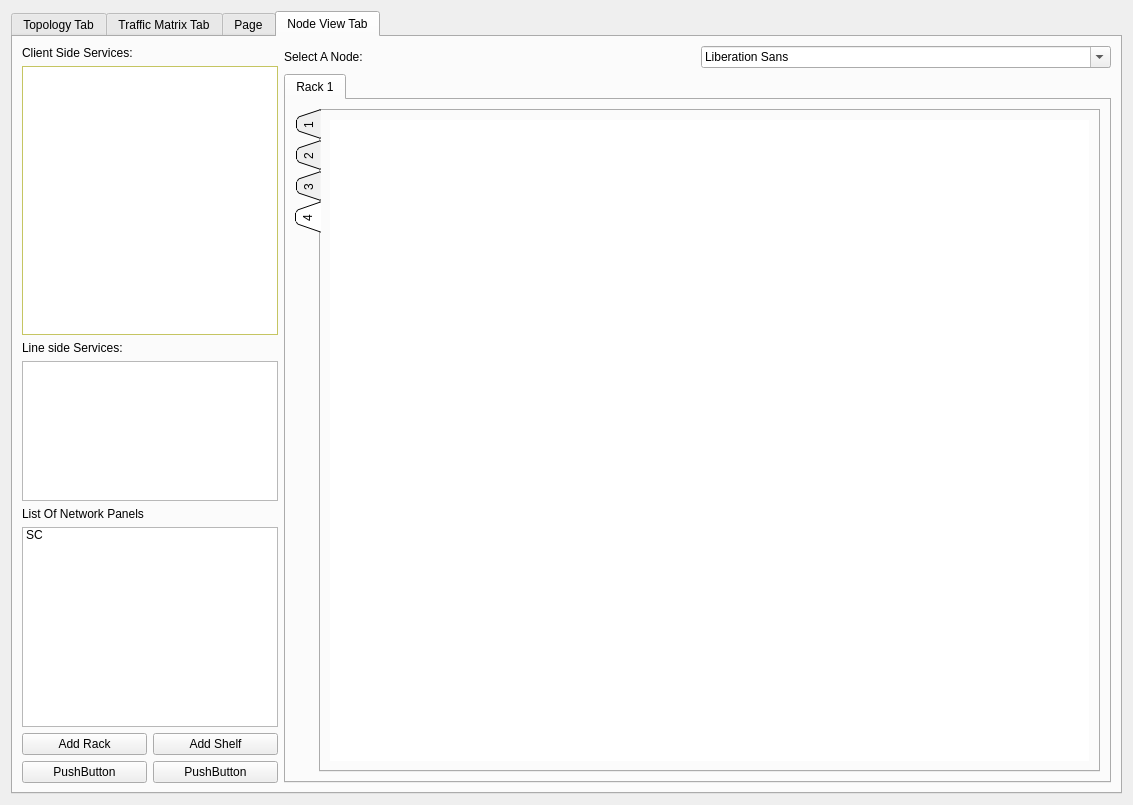
<?xml version="1.0" encoding="UTF-8"?>
<ui version="4.0">
 <class>MainWindow</class>
 <widget class="QWidget" name="MainWindow">
  <property name="geometry">
   <rect>
    <x>0</x>
    <y>0</y>
    <width>1133</width>
    <height>805</height>
   </rect>
  </property>
  <property name="windowTitle">
   <string>Form</string>
  </property>
  <layout class="QGridLayout" name="gridLayout">
   <item row="0" column="0">
    <layout class="QGridLayout" name="gridLayout_2">
     <item row="0" column="0">
      <widget class="QTabWidget" name="tabWidget">
       <property name="currentIndex">
        <number>3</number>
       </property>
       <widget class="QWidget" name="TopologyTab">
        <attribute name="title">
         <string>Topology Tab</string>
        </attribute>
        <layout class="QGridLayout" name="gridLayout_3">
         <item row="0" column="3">
          <widget class="QPushButton" name="pushButton_4">
           <property name="text">
            <string>PushButton</string>
           </property>
          </widget>
         </item>
         <item row="0" column="4">
          <widget class="QPushButton" name="pushButton_5">
           <property name="text">
            <string>PushButton</string>
           </property>
          </widget>
         </item>
         <item row="0" column="6">
          <widget class="QPushButton" name="pushButton_6">
           <property name="text">
            <string>Help
 Ctrl + H</string>
           </property>
          </widget>
         </item>
         <item row="0" column="2">
          <widget class="QPushButton" name="add_node_button">
           <property name="text">
            <string>Add Node
 Ctrl + ?</string>
           </property>
          </widget>
         </item>
         <item row="0" column="0">
          <widget class="QPushButton" name="OpenTopology_button">
           <property name="text">
            <string>Open Topology
Ctrl + O</string>
           </property>
          </widget>
         </item>
         <item row="0" column="5">
          <widget class="QPushButton" name="pushButton_7">
           <property name="text">
            <string>PushButton</string>
           </property>
          </widget>
         </item>
         <item row="2" column="0" colspan="6">
          <widget class="QGraphicsView" name="graphicsView"/>
         </item>
         <item row="0" column="1">
          <widget class="QPushButton" name="SaveTopology_button">
           <property name="text">
            <string>Save Topology
 Ctrl + S</string>
           </property>
          </widget>
         </item>
         <item row="2" column="6">
          <widget class="QGroupBox" name="T_groupbox">
           <property name="enabled">
            <bool>true</bool>
           </property>
           <property name="title">
            <string>View Options</string>
           </property>
           <layout class="QGridLayout" name="gridLayout_11">
            <item row="0" column="0">
             <widget class="QGroupBox" name="Grouping_groupbox">
              <property name="title">
               <string>Grouping</string>
              </property>
              <layout class="QGridLayout" name="grouping_grid">
               <item row="0" column="0">
                <layout class="QGridLayout" name="GroupingLayout">
                 <item row="4" column="0" colspan="2">
                  <widget class="QPushButton" name="SelectSubNode_button">
                   <property name="text">
                    <string>Select Sub Nodes</string>
                   </property>
                  </widget>
                 </item>
                 <item row="4" column="3">
                  <widget class="QLabel" name="SelectSubNode">
                   <property name="text">
                    <string>TextLabel</string>
                   </property>
                  </widget>
                 </item>
                 <item row="5" column="1" colspan="2">
                  <widget class="QPushButton" name="Cancel_button">
                   <property name="text">
                    <string>Cancel</string>
                   </property>
                  </widget>
                 </item>
                 <item row="3" column="2" colspan="2">
                  <widget class="QPushButton" name="SelectColor_button">
                   <property name="text">
                    <string>Select Color</string>
                   </property>
                  </widget>
                 </item>
                 <item row="2" column="2" colspan="2">
                  <widget class="QLineEdit" name="GroupId_edit"/>
                 </item>
                 <item row="3" column="0" colspan="2">
                  <widget class="QLabel" name="GroupColor">
                   <property name="text">
                    <string>Group Color:</string>
                   </property>
                  </widget>
                 </item>
                 <item row="0" column="0" colspan="4">
                  <widget class="QPushButton" name="SetGatewayNode_button">
                   <property name="text">
                    <string>Set Node as Gateway</string>
                   </property>
                  </widget>
                 </item>
                 <item row="1" column="0" colspan="2">
                  <widget class="QLabel" name="GroupName">
                   <property name="text">
                    <string>Group Name:</string>
                   </property>
                  </widget>
                 </item>
                 <item row="1" column="2" colspan="2">
                  <widget class="QLineEdit" name="GroupName_edit"/>
                 </item>
                 <item row="5" column="3">
                  <widget class="QPushButton" name="OK_button">
                   <property name="text">
                    <string>Ok</string>
                   </property>
                  </widget>
                 </item>
                 <item row="2" column="0" colspan="2">
                  <widget class="QLabel" name="GroupID">
                   <property name="text">
                    <string>Group ID:</string>
                   </property>
                  </widget>
                 </item>
                 <item row="6" column="0" colspan="3">
                  <widget class="QCheckBox" name="ShowSubNodes">
                   <property name="text">
                    <string>Show Sub Nodes</string>
                   </property>
                  </widget>
                 </item>
                </layout>
               </item>
              </layout>
             </widget>
            </item>
            <item row="1" column="0">
             <spacer name="verticalSpacer">
              <property name="orientation">
               <enum>Qt::Vertical</enum>
              </property>
              <property name="sizeHint" stdset="0">
               <size>
                <width>20</width>
                <height>40</height>
               </size>
              </property>
             </spacer>
            </item>
           </layout>
          </widget>
         </item>
        </layout>
       </widget>
       <widget class="QWidget" name="TrafficMatrixTab">
        <attribute name="title">
         <string>Traffic Matrix Tab</string>
        </attribute>
        <layout class="QGridLayout" name="gridLayout_6">
         <item row="0" column="1">
          <widget class="QTableWidget" name="Traffic_matrix">
           <property name="maximumSize">
            <size>
             <width>16777215</width>
             <height>16777215</height>
            </size>
           </property>
           <property name="alternatingRowColors">
            <bool>false</bool>
           </property>
           <property name="textElideMode">
            <enum>Qt::ElideMiddle</enum>
           </property>
           <property name="showGrid">
            <bool>true</bool>
           </property>
           <property name="gridStyle">
            <enum>Qt::SolidLine</enum>
           </property>
           <property name="sortingEnabled">
            <bool>false</bool>
           </property>
           <property name="rowCount">
            <number>20</number>
           </property>
           <property name="columnCount">
            <number>10</number>
           </property>
           <attribute name="horizontalHeaderCascadingSectionResizes">
            <bool>true</bool>
           </attribute>
           <attribute name="horizontalHeaderDefaultSectionSize">
            <number>125</number>
           </attribute>
           <attribute name="horizontalHeaderShowSortIndicator" stdset="0">
            <bool>false</bool>
           </attribute>
           <attribute name="verticalHeaderShowSortIndicator" stdset="0">
            <bool>true</bool>
           </attribute>
           <attribute name="verticalHeaderStretchLastSection">
            <bool>false</bool>
           </attribute>
           <row/>
           <row/>
           <row/>
           <row/>
           <row/>
           <row/>
           <row/>
           <row/>
           <row/>
           <row/>
           <row/>
           <row/>
           <row/>
           <row/>
           <row/>
           <row/>
           <row/>
           <row/>
           <row/>
           <row/>
           <column/>
           <column/>
           <column/>
           <column/>
           <column/>
           <column/>
           <column/>
           <column/>
           <column/>
           <column/>
          </widget>
         </item>
         <item row="0" column="0">
          <widget class="QTableWidget" name="General_TM">
           <property name="rowCount">
            <number>20</number>
           </property>
           <property name="columnCount">
            <number>9</number>
           </property>
           <row/>
           <row/>
           <row/>
           <row/>
           <row/>
           <row/>
           <row/>
           <row/>
           <row/>
           <row/>
           <row/>
           <row/>
           <row/>
           <row/>
           <row/>
           <row/>
           <row/>
           <row/>
           <row/>
           <row/>
           <column>
            <property name="text">
             <string>ID</string>
            </property>
           </column>
           <column>
            <property name="text">
             <string>Source</string>
            </property>
           </column>
           <column>
            <property name="text">
             <string>Destination</string>
            </property>
           </column>
           <column>
            <property name="text">
             <string>Old
Cable Type</string>
            </property>
           </column>
           <column>
            <property name="text">
             <string>Cable
Type</string>
            </property>
           </column>
           <column>
            <property name="text">
             <string>Distance
Real (Km)</string>
            </property>
           </column>
           <column>
            <property name="text">
             <string>Att. (dB/ Km )
for Network Plan </string>
            </property>
           </column>
           <column>
            <property name="text">
             <string>Status</string>
            </property>
           </column>
           <column>
            <property name="text">
             <string>Degree</string>
            </property>
           </column>
          </widget>
         </item>
         <item row="0" column="2">
          <widget class="QGroupBox" name="TM_groupbox">
           <property name="mouseTracking">
            <bool>false</bool>
           </property>
           <property name="accessibleDescription">
            <string/>
           </property>
           <property name="title">
            <string>Tools</string>
           </property>
           <property name="flat">
            <bool>true</bool>
           </property>
           <property name="checkable">
            <bool>true</bool>
           </property>
           <property name="checked">
            <bool>true</bool>
           </property>
           <layout class="QGridLayout" name="gridLayout_5">
            <item row="0" column="0">
             <widget class="QLabel" name="label_7">
              <property name="text">
               <string>TextLabel</string>
              </property>
             </widget>
            </item>
            <item row="1" column="0" colspan="2">
             <widget class="QTabWidget" name="List_tab">
              <property name="currentIndex">
               <number>0</number>
              </property>
              <widget class="QWidget" name="tab_4">
               <attribute name="title">
                <string>Tab 1</string>
               </attribute>
               <layout class="QVBoxLayout" name="verticalLayout">
                <item>
                 <widget class="QListWidget" name="listWidget">
                  <item>
                   <property name="text">
                    <string>E1</string>
                   </property>
                  </item>
                  <item>
                   <property name="text">
                    <string>STM_1_Electrical</string>
                   </property>
                  </item>
                  <item>
                   <property name="text">
                    <string>STM_1_Optical</string>
                   </property>
                  </item>
                  <item>
                   <property name="text">
                    <string>STM_4</string>
                   </property>
                  </item>
                  <item>
                   <property name="text">
                    <string>STM_16</string>
                   </property>
                  </item>
                  <item>
                   <property name="text">
                    <string>STM_64</string>
                   </property>
                  </item>
                  <item>
                   <property name="text">
                    <string>FE</string>
                   </property>
                  </item>
                  <item>
                   <property name="text">
                    <string>1GE</string>
                   </property>
                  </item>
                  <item>
                   <property name="text">
                    <string>10GE</string>
                   </property>
                  </item>
                  <item>
                   <property name="text">
                    <string>40GE</string>
                   </property>
                  </item>
                  <item>
                   <property name="text">
                    <string>100GE</string>
                   </property>
                  </item>
                  <item>
                   <property name="text">
                    <string>Main Route</string>
                   </property>
                  </item>
                  <item>
                   <property name="text">
                    <string>Protection Route</string>
                   </property>
                  </item>
                  <item>
                   <property name="text">
                    <string>Protection Route 1</string>
                   </property>
                  </item>
                  <item>
                   <property name="text">
                    <string>Protection Route 2</string>
                   </property>
                  </item>
                 </widget>
                </item>
               </layout>
              </widget>
              <widget class="QWidget" name="tab_5">
               <attribute name="title">
                <string>Service Type</string>
               </attribute>
              </widget>
             </widget>
            </item>
            <item row="2" column="0">
             <widget class="QPushButton" name="SaveTM_button">
              <property name="toolTip">
               <string/>
              </property>
              <property name="text">
               <string>Save Traffic Matrix</string>
              </property>
             </widget>
            </item>
            <item row="2" column="1">
             <widget class="QLabel" name="label_2">
              <property name="text">
               <string>TextLabel</string>
              </property>
             </widget>
            </item>
            <item row="3" column="0">
             <widget class="QPushButton" name="LoadTM_button">
              <property name="text">
               <string>Load Traffic Matrix</string>
              </property>
             </widget>
            </item>
            <item row="3" column="1">
             <widget class="QLabel" name="label_3">
              <property name="text">
               <string>TextLabel</string>
              </property>
             </widget>
            </item>
            <item row="4" column="0">
             <widget class="QPushButton" name="filter">
              <property name="text">
               <string>Filter</string>
              </property>
             </widget>
            </item>
            <item row="4" column="1">
             <widget class="QLabel" name="label_5">
              <property name="text">
               <string>TextLabel</string>
              </property>
             </widget>
            </item>
            <item row="5" column="0">
             <widget class="QPushButton" name="pushButton_10">
              <property name="text">
               <string>PushButton</string>
              </property>
             </widget>
            </item>
            <item row="5" column="1">
             <widget class="QLabel" name="label_6">
              <property name="text">
               <string>TextLabel</string>
              </property>
             </widget>
            </item>
            <item row="6" column="0">
             <widget class="QPushButton" name="SaveChanges_button">
              <property name="text">
               <string>Save Changes</string>
              </property>
             </widget>
            </item>
            <item row="6" column="1">
             <widget class="QLabel" name="label_4">
              <property name="text">
               <string>TextLabel</string>
              </property>
             </widget>
            </item>
            <item row="7" column="0">
             <widget class="QPushButton" name="insert_link_button">
              <property name="text">
               <string>Insert Links</string>
              </property>
             </widget>
            </item>
            <item row="7" column="1">
             <widget class="QLabel" name="label">
              <property name="text">
               <string>Load File</string>
              </property>
             </widget>
            </item>
           </layout>
          </widget>
         </item>
        </layout>
       </widget>
       <widget class="QWidget" name="tab_9">
        <attribute name="title">
         <string>Page</string>
        </attribute>
       </widget>
       <widget class="QWidget" name="NodeViewTab">
        <attribute name="title">
         <string>Node View Tab</string>
        </attribute>
        <layout class="QGridLayout" name="gridLayout_8">
         <item row="0" column="0" rowspan="2">
          <layout class="QGridLayout" name="gridLayout_7">
           <item row="1" column="0" colspan="2">
            <widget class="QListWidget" name="ClientList">
             <property name="palette">
              <palette>
               <active>
                <colorrole role="WindowText">
                 <brush brushstyle="SolidPattern">
                  <color alpha="255">
                   <red>0</red>
                   <green>0</green>
                   <blue>0</blue>
                  </color>
                 </brush>
                </colorrole>
                <colorrole role="Button">
                 <brush brushstyle="SolidPattern">
                  <color alpha="255">
                   <red>255</red>
                   <green>255</green>
                   <blue>127</blue>
                  </color>
                 </brush>
                </colorrole>
                <colorrole role="Light">
                 <brush brushstyle="SolidPattern">
                  <color alpha="255">
                   <red>255</red>
                   <green>255</green>
                   <blue>255</blue>
                  </color>
                 </brush>
                </colorrole>
                <colorrole role="Midlight">
                 <brush brushstyle="SolidPattern">
                  <color alpha="255">
                   <red>255</red>
                   <green>255</green>
                   <blue>191</blue>
                  </color>
                 </brush>
                </colorrole>
                <colorrole role="Dark">
                 <brush brushstyle="SolidPattern">
                  <color alpha="255">
                   <red>127</red>
                   <green>127</green>
                   <blue>63</blue>
                  </color>
                 </brush>
                </colorrole>
                <colorrole role="Mid">
                 <brush brushstyle="SolidPattern">
                  <color alpha="255">
                   <red>170</red>
                   <green>170</green>
                   <blue>84</blue>
                  </color>
                 </brush>
                </colorrole>
                <colorrole role="Text">
                 <brush brushstyle="SolidPattern">
                  <color alpha="255">
                   <red>0</red>
                   <green>0</green>
                   <blue>0</blue>
                  </color>
                 </brush>
                </colorrole>
                <colorrole role="BrightText">
                 <brush brushstyle="SolidPattern">
                  <color alpha="255">
                   <red>255</red>
                   <green>255</green>
                   <blue>255</blue>
                  </color>
                 </brush>
                </colorrole>
                <colorrole role="ButtonText">
                 <brush brushstyle="SolidPattern">
                  <color alpha="255">
                   <red>0</red>
                   <green>0</green>
                   <blue>0</blue>
                  </color>
                 </brush>
                </colorrole>
                <colorrole role="Base">
                 <brush brushstyle="SolidPattern">
                  <color alpha="255">
                   <red>255</red>
                   <green>255</green>
                   <blue>255</blue>
                  </color>
                 </brush>
                </colorrole>
                <colorrole role="Window">
                 <brush brushstyle="SolidPattern">
                  <color alpha="255">
                   <red>255</red>
                   <green>255</green>
                   <blue>127</blue>
                  </color>
                 </brush>
                </colorrole>
                <colorrole role="Shadow">
                 <brush brushstyle="SolidPattern">
                  <color alpha="255">
                   <red>0</red>
                   <green>0</green>
                   <blue>0</blue>
                  </color>
                 </brush>
                </colorrole>
                <colorrole role="AlternateBase">
                 <brush brushstyle="SolidPattern">
                  <color alpha="255">
                   <red>255</red>
                   <green>255</green>
                   <blue>191</blue>
                  </color>
                 </brush>
                </colorrole>
                <colorrole role="ToolTipBase">
                 <brush brushstyle="SolidPattern">
                  <color alpha="255">
                   <red>255</red>
                   <green>255</green>
                   <blue>220</blue>
                  </color>
                 </brush>
                </colorrole>
                <colorrole role="ToolTipText">
                 <brush brushstyle="SolidPattern">
                  <color alpha="255">
                   <red>0</red>
                   <green>0</green>
                   <blue>0</blue>
                  </color>
                 </brush>
                </colorrole>
               </active>
               <inactive>
                <colorrole role="WindowText">
                 <brush brushstyle="SolidPattern">
                  <color alpha="255">
                   <red>0</red>
                   <green>0</green>
                   <blue>0</blue>
                  </color>
                 </brush>
                </colorrole>
                <colorrole role="Button">
                 <brush brushstyle="SolidPattern">
                  <color alpha="255">
                   <red>255</red>
                   <green>255</green>
                   <blue>127</blue>
                  </color>
                 </brush>
                </colorrole>
                <colorrole role="Light">
                 <brush brushstyle="SolidPattern">
                  <color alpha="255">
                   <red>255</red>
                   <green>255</green>
                   <blue>255</blue>
                  </color>
                 </brush>
                </colorrole>
                <colorrole role="Midlight">
                 <brush brushstyle="SolidPattern">
                  <color alpha="255">
                   <red>255</red>
                   <green>255</green>
                   <blue>191</blue>
                  </color>
                 </brush>
                </colorrole>
                <colorrole role="Dark">
                 <brush brushstyle="SolidPattern">
                  <color alpha="255">
                   <red>127</red>
                   <green>127</green>
                   <blue>63</blue>
                  </color>
                 </brush>
                </colorrole>
                <colorrole role="Mid">
                 <brush brushstyle="SolidPattern">
                  <color alpha="255">
                   <red>170</red>
                   <green>170</green>
                   <blue>84</blue>
                  </color>
                 </brush>
                </colorrole>
                <colorrole role="Text">
                 <brush brushstyle="SolidPattern">
                  <color alpha="255">
                   <red>0</red>
                   <green>0</green>
                   <blue>0</blue>
                  </color>
                 </brush>
                </colorrole>
                <colorrole role="BrightText">
                 <brush brushstyle="SolidPattern">
                  <color alpha="255">
                   <red>255</red>
                   <green>255</green>
                   <blue>255</blue>
                  </color>
                 </brush>
                </colorrole>
                <colorrole role="ButtonText">
                 <brush brushstyle="SolidPattern">
                  <color alpha="255">
                   <red>0</red>
                   <green>0</green>
                   <blue>0</blue>
                  </color>
                 </brush>
                </colorrole>
                <colorrole role="Base">
                 <brush brushstyle="SolidPattern">
                  <color alpha="255">
                   <red>255</red>
                   <green>255</green>
                   <blue>255</blue>
                  </color>
                 </brush>
                </colorrole>
                <colorrole role="Window">
                 <brush brushstyle="SolidPattern">
                  <color alpha="255">
                   <red>255</red>
                   <green>255</green>
                   <blue>127</blue>
                  </color>
                 </brush>
                </colorrole>
                <colorrole role="Shadow">
                 <brush brushstyle="SolidPattern">
                  <color alpha="255">
                   <red>0</red>
                   <green>0</green>
                   <blue>0</blue>
                  </color>
                 </brush>
                </colorrole>
                <colorrole role="AlternateBase">
                 <brush brushstyle="SolidPattern">
                  <color alpha="255">
                   <red>255</red>
                   <green>255</green>
                   <blue>191</blue>
                  </color>
                 </brush>
                </colorrole>
                <colorrole role="ToolTipBase">
                 <brush brushstyle="SolidPattern">
                  <color alpha="255">
                   <red>255</red>
                   <green>255</green>
                   <blue>220</blue>
                  </color>
                 </brush>
                </colorrole>
                <colorrole role="ToolTipText">
                 <brush brushstyle="SolidPattern">
                  <color alpha="255">
                   <red>0</red>
                   <green>0</green>
                   <blue>0</blue>
                  </color>
                 </brush>
                </colorrole>
               </inactive>
               <disabled>
                <colorrole role="WindowText">
                 <brush brushstyle="SolidPattern">
                  <color alpha="255">
                   <red>127</red>
                   <green>127</green>
                   <blue>63</blue>
                  </color>
                 </brush>
                </colorrole>
                <colorrole role="Button">
                 <brush brushstyle="SolidPattern">
                  <color alpha="255">
                   <red>255</red>
                   <green>255</green>
                   <blue>127</blue>
                  </color>
                 </brush>
                </colorrole>
                <colorrole role="Light">
                 <brush brushstyle="SolidPattern">
                  <color alpha="255">
                   <red>255</red>
                   <green>255</green>
                   <blue>255</blue>
                  </color>
                 </brush>
                </colorrole>
                <colorrole role="Midlight">
                 <brush brushstyle="SolidPattern">
                  <color alpha="255">
                   <red>255</red>
                   <green>255</green>
                   <blue>191</blue>
                  </color>
                 </brush>
                </colorrole>
                <colorrole role="Dark">
                 <brush brushstyle="SolidPattern">
                  <color alpha="255">
                   <red>127</red>
                   <green>127</green>
                   <blue>63</blue>
                  </color>
                 </brush>
                </colorrole>
                <colorrole role="Mid">
                 <brush brushstyle="SolidPattern">
                  <color alpha="255">
                   <red>170</red>
                   <green>170</green>
                   <blue>84</blue>
                  </color>
                 </brush>
                </colorrole>
                <colorrole role="Text">
                 <brush brushstyle="SolidPattern">
                  <color alpha="255">
                   <red>127</red>
                   <green>127</green>
                   <blue>63</blue>
                  </color>
                 </brush>
                </colorrole>
                <colorrole role="BrightText">
                 <brush brushstyle="SolidPattern">
                  <color alpha="255">
                   <red>255</red>
                   <green>255</green>
                   <blue>255</blue>
                  </color>
                 </brush>
                </colorrole>
                <colorrole role="ButtonText">
                 <brush brushstyle="SolidPattern">
                  <color alpha="255">
                   <red>127</red>
                   <green>127</green>
                   <blue>63</blue>
                  </color>
                 </brush>
                </colorrole>
                <colorrole role="Base">
                 <brush brushstyle="SolidPattern">
                  <color alpha="255">
                   <red>255</red>
                   <green>255</green>
                   <blue>127</blue>
                  </color>
                 </brush>
                </colorrole>
                <colorrole role="Window">
                 <brush brushstyle="SolidPattern">
                  <color alpha="255">
                   <red>255</red>
                   <green>255</green>
                   <blue>127</blue>
                  </color>
                 </brush>
                </colorrole>
                <colorrole role="Shadow">
                 <brush brushstyle="SolidPattern">
                  <color alpha="255">
                   <red>0</red>
                   <green>0</green>
                   <blue>0</blue>
                  </color>
                 </brush>
                </colorrole>
                <colorrole role="AlternateBase">
                 <brush brushstyle="SolidPattern">
                  <color alpha="255">
                   <red>255</red>
                   <green>255</green>
                   <blue>127</blue>
                  </color>
                 </brush>
                </colorrole>
                <colorrole role="ToolTipBase">
                 <brush brushstyle="SolidPattern">
                  <color alpha="255">
                   <red>255</red>
                   <green>255</green>
                   <blue>220</blue>
                  </color>
                 </brush>
                </colorrole>
                <colorrole role="ToolTipText">
                 <brush brushstyle="SolidPattern">
                  <color alpha="255">
                   <red>0</red>
                   <green>0</green>
                   <blue>0</blue>
                  </color>
                 </brush>
                </colorrole>
               </disabled>
              </palette>
             </property>
             <property name="dragEnabled">
              <bool>true</bool>
             </property>
            </widget>
           </item>
           <item row="0" column="0" colspan="2">
            <widget class="QLabel" name="ClientLabel">
             <property name="text">
              <string>Client Side Services:</string>
             </property>
            </widget>
           </item>
           <item row="4" column="0" colspan="2">
            <widget class="QLabel" name="PanelLabel">
             <property name="text">
              <string>List Of Network Panels</string>
             </property>
            </widget>
           </item>
           <item row="6" column="1">
            <widget class="QPushButton" name="AddShelf_button">
             <property name="text">
              <string>Add Shelf</string>
             </property>
            </widget>
           </item>
           <item row="6" column="0">
            <widget class="QPushButton" name="AddRack_button">
             <property name="text">
              <string>Add Rack</string>
             </property>
            </widget>
           </item>
           <item row="5" column="0" colspan="2">
            <widget class="QListWidget" name="PanelList">
             <property name="maximumSize">
              <size>
               <width>16777215</width>
               <height>200</height>
              </size>
             </property>
             <item>
              <property name="text">
               <string>SC</string>
              </property>
             </item>
            </widget>
           </item>
           <item row="7" column="1">
            <widget class="QPushButton" name="pushButton_14">
             <property name="text">
              <string>PushButton</string>
             </property>
            </widget>
           </item>
           <item row="7" column="0">
            <widget class="QPushButton" name="pushButton_13">
             <property name="text">
              <string>PushButton</string>
             </property>
            </widget>
           </item>
           <item row="2" column="0" colspan="2">
            <widget class="QLabel" name="LineLabel">
             <property name="text">
              <string>Line side Services:</string>
             </property>
            </widget>
           </item>
           <item row="3" column="0" colspan="2">
            <widget class="QListWidget" name="LineList">
             <property name="enabled">
              <bool>true</bool>
             </property>
             <property name="maximumSize">
              <size>
               <width>200000</width>
               <height>140</height>
              </size>
             </property>
            </widget>
           </item>
          </layout>
         </item>
         <item row="0" column="1">
          <layout class="QHBoxLayout" name="horizontalLayout">
           <item>
            <widget class="QLabel" name="SelectNode_Label">
             <property name="text">
              <string>Select A Node:</string>
             </property>
            </widget>
           </item>
           <item>
            <widget class="QFontComboBox" name="SelectNode_combo"/>
           </item>
          </layout>
         </item>
         <item row="1" column="1">
          <widget class="QTabWidget" name="RackTab">
           <property name="tabPosition">
            <enum>QTabWidget::North</enum>
           </property>
           <property name="currentIndex">
            <number>0</number>
           </property>
           <widget class="QWidget" name="Rack1">
            <attribute name="title">
             <string>Rack 1</string>
            </attribute>
            <layout class="QGridLayout" name="gridLayout_9">
             <item row="0" column="0">
              <widget class="QTabWidget" name="ShelfTab">
               <property name="tabPosition">
                <enum>QTabWidget::West</enum>
               </property>
               <property name="tabShape">
                <enum>QTabWidget::Triangular</enum>
               </property>
               <property name="currentIndex">
                <number>3</number>
               </property>
               <property name="elideMode">
                <enum>Qt::ElideNone</enum>
               </property>
               <widget class="QWidget" name="Shelf1">
                <attribute name="title">
                 <string>1</string>
                </attribute>
                <layout class="QGridLayout" name="Shelf1_grid">
                 <item row="0" column="0">
                  <widget class="QMdiArea" name="mdi_11">
                   <property name="background">
                    <brush brushstyle="SolidPattern">
                     <color alpha="255">
                      <red>255</red>
                      <green>255</green>
                      <blue>255</blue>
                     </color>
                    </brush>
                   </property>
                   <property name="viewMode">
                    <enum>QMdiArea::SubWindowView</enum>
                   </property>
                  </widget>
                 </item>
                </layout>
               </widget>
               <widget class="QWidget" name="Shelf2">
                <attribute name="title">
                 <string>2</string>
                </attribute>
                <layout class="QGridLayout" name="Shelf2_grid">
                 <item row="0" column="0">
                  <widget class="QMdiArea" name="mdi_12">
                   <property name="background">
                    <brush brushstyle="SolidPattern">
                     <color alpha="255">
                      <red>255</red>
                      <green>255</green>
                      <blue>255</blue>
                     </color>
                    </brush>
                   </property>
                  </widget>
                 </item>
                </layout>
               </widget>
               <widget class="QWidget" name="Shelf3">
                <attribute name="title">
                 <string>3</string>
                </attribute>
                <layout class="QGridLayout" name="Shelf3_grid">
                 <item row="0" column="0">
                  <widget class="QMdiArea" name="mdi_13">
                   <property name="background">
                    <brush brushstyle="SolidPattern">
                     <color alpha="255">
                      <red>255</red>
                      <green>255</green>
                      <blue>255</blue>
                     </color>
                    </brush>
                   </property>
                  </widget>
                 </item>
                </layout>
               </widget>
               <widget class="QWidget" name="Shelf4">
                <attribute name="title">
                 <string>4</string>
                </attribute>
                <layout class="QGridLayout" name="Shelf4_grid">
                 <item row="0" column="0">
                  <widget class="QMdiArea" name="mdi_14">
                   <property name="background">
                    <brush brushstyle="SolidPattern">
                     <color alpha="255">
                      <red>255</red>
                      <green>255</green>
                      <blue>255</blue>
                     </color>
                    </brush>
                   </property>
                  </widget>
                 </item>
                </layout>
               </widget>
              </widget>
             </item>
            </layout>
           </widget>
          </widget>
         </item>
        </layout>
       </widget>
      </widget>
     </item>
    </layout>
   </item>
  </layout>
 </widget>
 <resources/>
 <connections/>
</ui>
